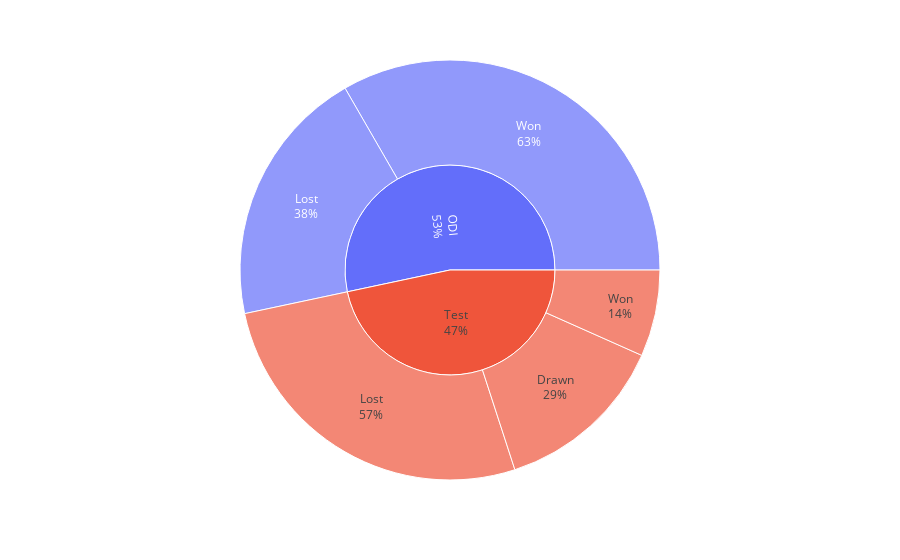

Here is the notebook cell this chart was saved with:
### Markdown cell above
<br />

**Kohli's Centuries Aginst Aussies**

### Code cell
fig = px.sunburst(df_results_against[df_results_against['Against']=='Australia'],path=['Format','Result'],values='Score')
fig.update_traces(textinfo="label+percent parent")

### Figure 1 — Plotly figure (JSON) as saved in the notebook; plotly's stock layout.template omitted (floating-point values rounded to 4 significant figures)
{"data": [{"branchvalues": "total", "domain": {"x": [0, 1], "y": [0, 1]}, "hovertemplate": "labels=%{label}<br>Score=%{value}<br>parent=%{parent}<br>id=%{id}<extra></extra>", "ids": ["Test/Drawn", "ODI/Lost", "Test/Lost", "ODI/Won", "Test/Won", "ODI", "Test"], "labels": ["Drawn", "Lost", "Lost", "Won", "Won", "ODI", "Test"], "name": "", "parents": ["Test", "ODI", "Test", "ODI", "Test", "", ""], "textinfo": "label+percent parent", "type": "sunburst", "values": [2, 3, 4, 5, 1, 8, 7]}], "layout": {"legend": {"tracegroupgap": 0}, "margin": {"t": 60}}}
